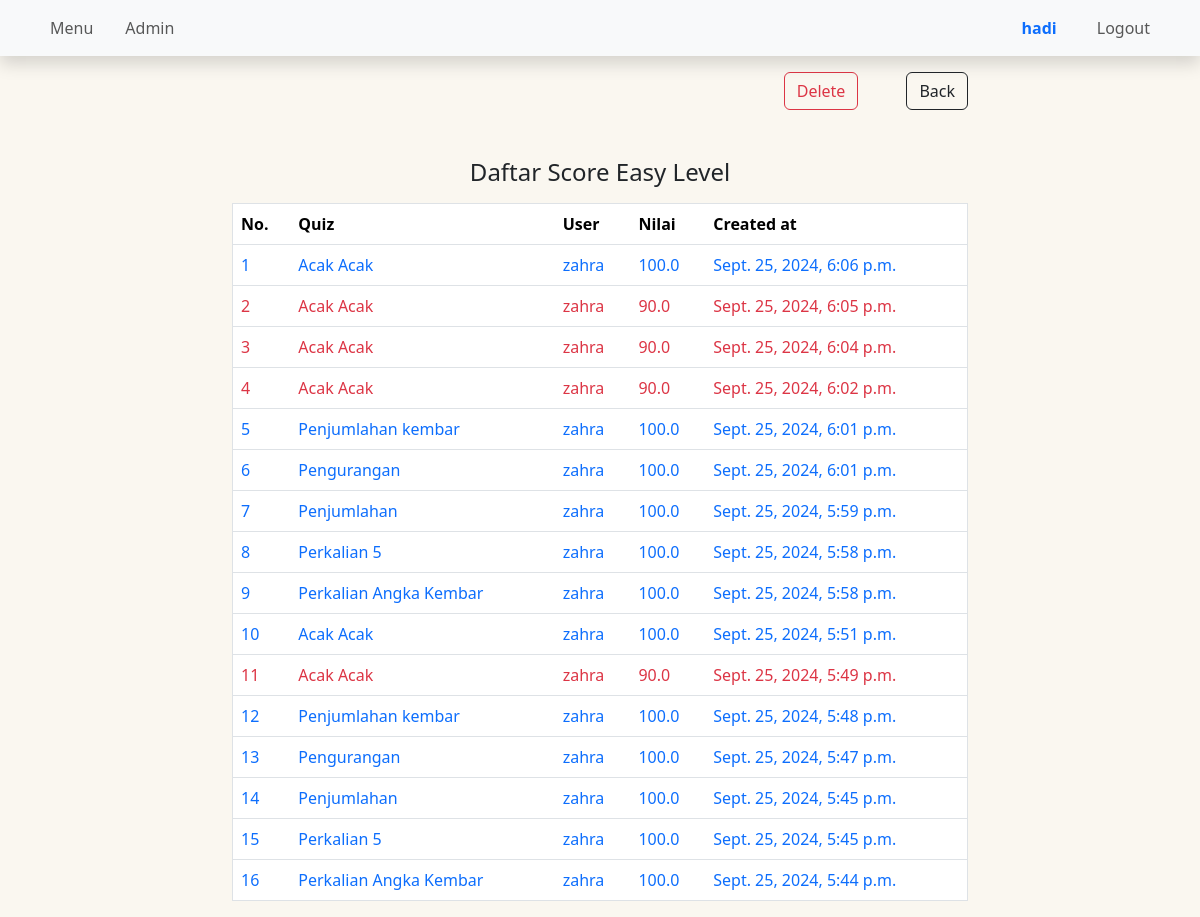
Before: /results/easy (signed in) with the older database file.
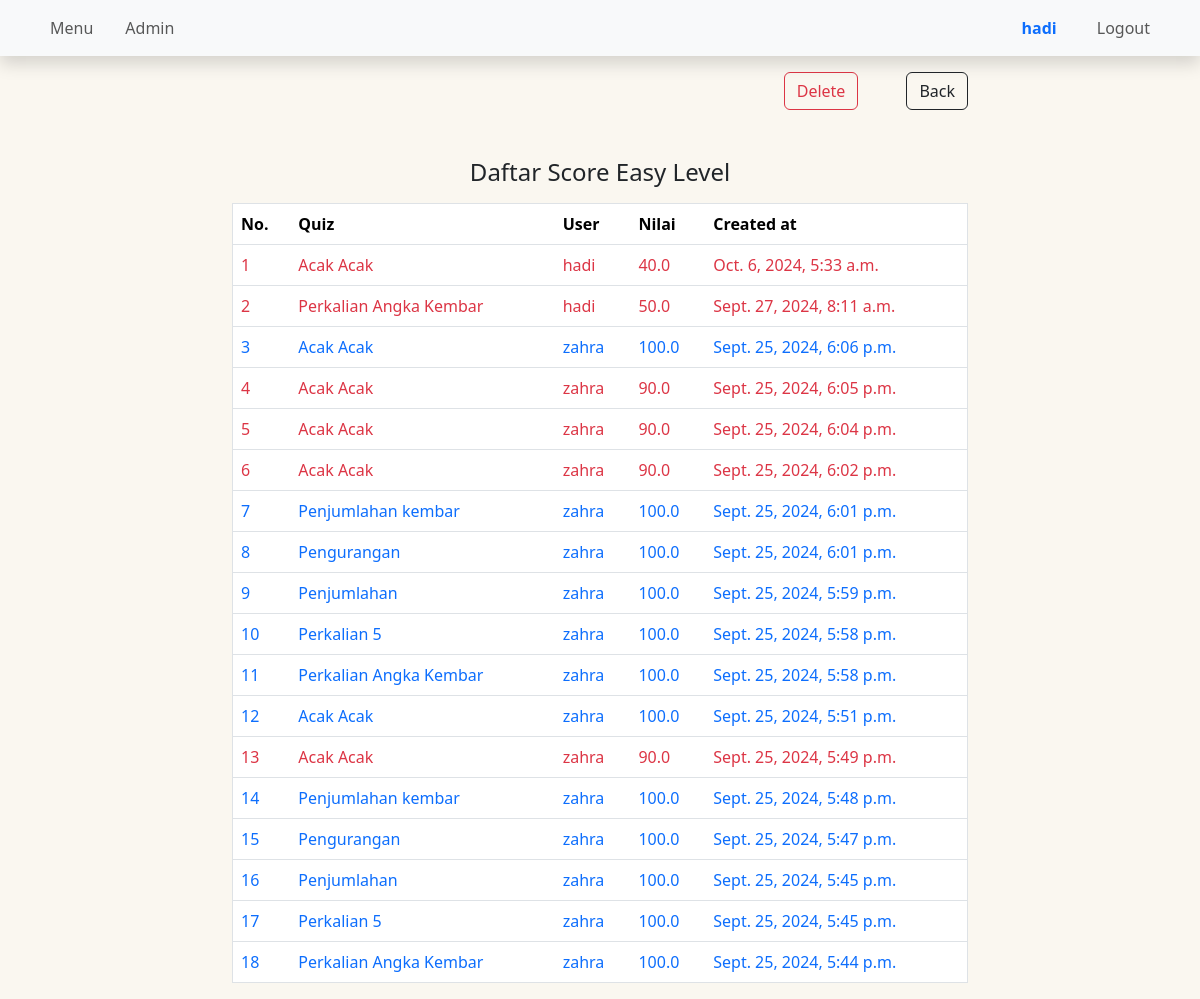
After: the same page with the newer database file.
### easy/models.py (models this page shows, shortened)
class ResultEasy(models.Model):
  quiz = models.ForeignKey(Easy, on_delete=models.CASCADE)
  user = models.ForeignKey(User, on_delete=models.CASCADE)
  score = models.FloatField()
  created = models.DateTimeField(auto_now_add=True)

class Easy(models.Model):
  name = models.CharField(max_length=120)
  topic = models.CharField(max_length=120)
  number_of_questions = models.IntegerField()
  time = models.IntegerField()
  required_score_to_pass = models.IntegerField()

### quiz/views.py (the view)
# urls.py: path('results/easy', result_all_easy, name='result-all-easy'),
@login_required
def result_all_easy(request):
  results_easy = ResultEasy.objects.order_by('-created')
  context = {
     'results_easy': results_easy,
  }
  return render(request, 'results/all/easy.html', context)

### templates/results/all/easy.html (shortened to what this page needs)
{% extends "base.html" %}
{% load static %}
{% block content %}
<div class="row justify-content-center mt-3">
  <div class="col-md-8">
    <div class="d-flex justify-content-end mb-5">
        {% if request.user.is_authenticated and request.user.is_superuser %}
        <a class="btn btn-outline-danger" href="{% url 'delete-all-easy' %}">Delete</a>
         {% endif %}
         <a class="btn btn-outline-dark ms-5" href="{% url 'result-all' %}">Back</a>
    </div>
  <div>
    <h4 class="text-center my-3">Daftar Score Easy Level</h4>
    <table class="table border ">
      <thead>
        <tr class="px-2">
          <th scope="col">No.</th>
          <th scope="col">Quiz</th>
          <th scope="col">User</th>
          <th scope="col">Nilai</th>
          <th scope="col">Created at</th>
        </tr>
      </thead>
      <tbody>
        {% for result in results_easy %}
        {% if result.score == 100 %}
        <tr >
          <td class="text-primary">{{ forloop.counter }}</td>
          <td class="text-primary">{{ result.quiz.name }}</td>
          <td class="text-primary">{{ result.user.username }}</td>
          <td class="text-primary">{{ result.score }}</td>
          <td class="text-primary">{{ result.created }}</td>
        </tr>
        {% else %}
        <tr >
          <td class="text-danger">{{ forloop.counter }}</td>
          <td class="text-danger">{{ result.quiz.name }}</td>
          <td class="text-danger">{{ result.user.username }}</td>
          <td class="text-danger">{{ result.score }}</td>
          <td class="text-danger">{{ result.created }}</td>
        </tr>
        {% endif %}
      {% endfor %}
      </tbody>
    </table>
  </div>
  </div>
</div>
{% endblock content %}

Changed rows visible on the page:
added ResultEasy: quiz.name "Acak Acak", user.username "hadi", score "40.0", created "Oct. 6, 2024, 5:33 a.m."
added ResultEasy: quiz.name "Perkalian Angka Kembar", user.username "hadi", score "50.0", created "Sept. 27, 2024, 8:11 a.m."
